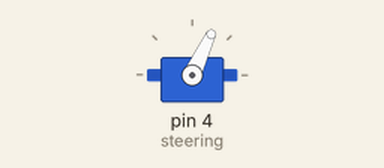
This sketch was run on a simulated Arduino Uno, built with avr-gcc and run on an emulated ATmega328P. Parts: servo.

Above: at 0.05 s.
At 1.35 s:
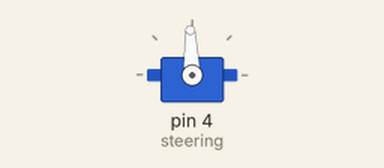
At 2.4 s:
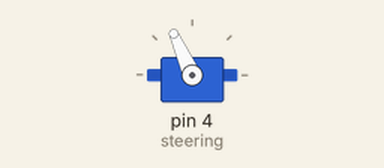
At 4.75 s:
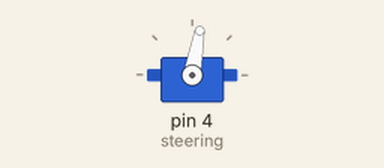
Timing chart, 0 to 7.1 s (numbered marks = the images above):
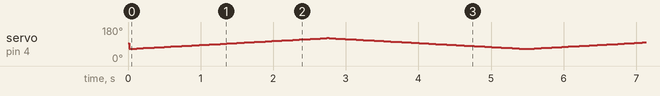

The sketch:

Servo_test.ino
```cpp
#include <Servo.h>

#define mapPos(a) map(a,0,180,65,122)
Servo steering;  // create servo object to control a servo
// twelve servo objects can be created on most boards

int pos;    // variable to store the servo position

void setup() {
  steering.attach(4);  // attaches the servo on pin 4 to the servo object for hero jr
pos = map(90, 0, 180, 65, 122); //1st number is angle to goto 90 is center
    steering.write(pos);              // tell servo to go to position in variable 'pos'
    delay(15);                       // waits 15ms for the servo to reach the position


}

void loop() {
 for (pos = 0; pos <= 180; pos += 1) { // goes from 0 degrees to 180 degrees
    // in steps of 1 degree
    steering.write(mapPos(pos));              // tell servo to go to position in variable 'pos'
    delay(15);                       // waits 15ms for the servo to reach the position
  }
  for (pos = 180; pos >= 0; pos -= 1) { // goes from 180 degrees to 0 degrees
    steering.write(mapPos(pos));              // tell servo to go to position in variable 'pos'
    delay(15);                       // waits 15ms for the servo to reach the position
  }
}
```
